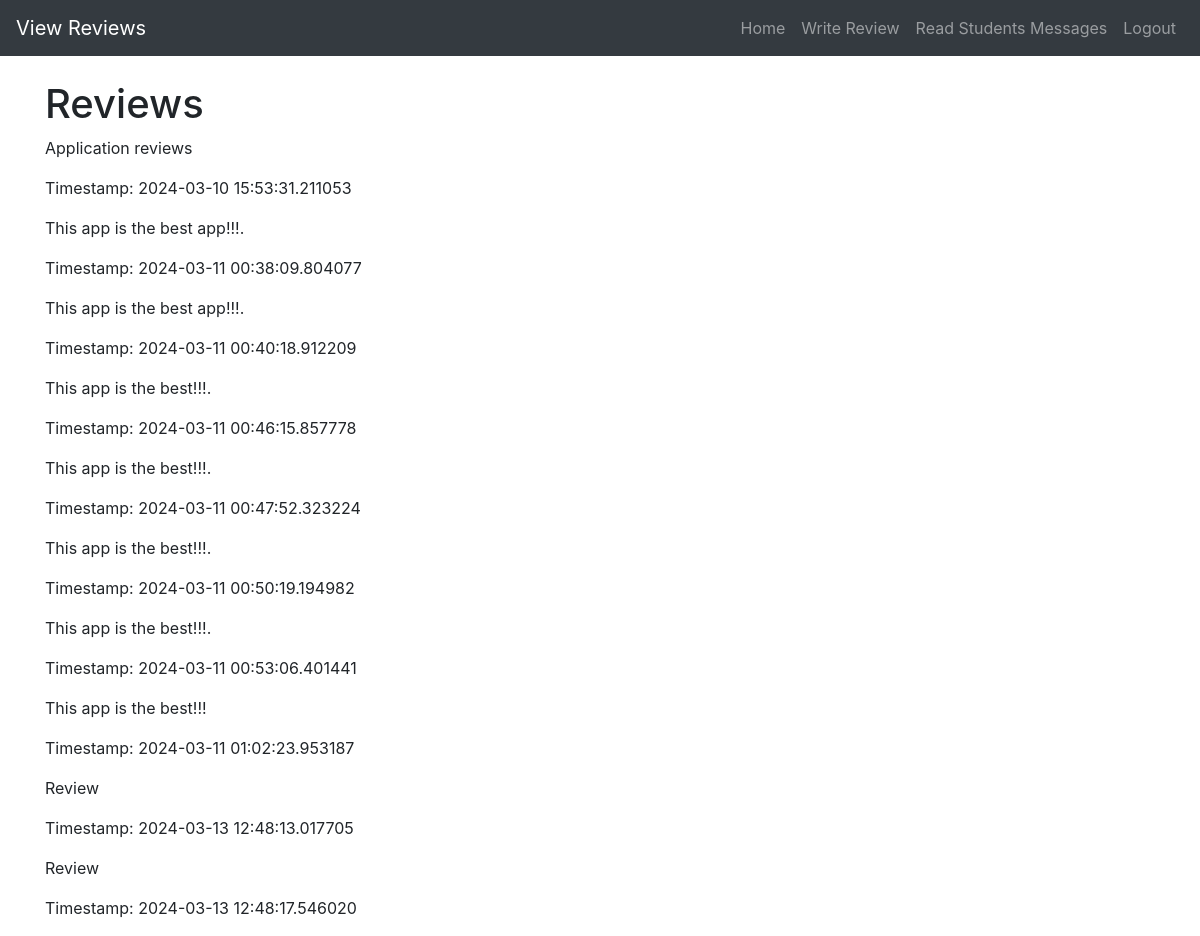
Screenshot of /viewreviews (signed in) with the database file from the repository.
### website/models.py (models this page shows)
class Review(db.Model):
    id = db.Column(db.Integer, primary_key=True)
    user_id = db.Column(db.Integer, db.ForeignKey('user.id'), nullable=False)
    content = db.Column(db.Text, nullable=False)
    timestamp = db.Column(db.DateTime, nullable=False, default=datetime.now)
    user = db.relationship('User', backref=db.backref('reviews', lazy=True))

### website/views.py (the view)
@views.route('/viewreviews', methods=['GET','POST'])
@login_required
def viewreviews():
   contents=Review.query.all()
   return render_template('viewreviews.html', contents=contents)

### website/templates/viewreviews.html (shortened to what this page needs)
<!DOCTYPE html>
<html lang="en">
<head>
    <link href="https://stackpath.bootstrapcdn.com/bootstrap/4.5.2/css/bootstrap.min.css" rel="stylesheet">
</head>
<body>
    <nav class="navbar navbar-expand-lg navbar-dark bg-dark">
        <a class="navbar-brand" href="#">View Reviews</a>
        <div class="collapse navbar-collapse" id="navbarNav">
            <ul class="navbar-nav ml-auto">
                <li class="nav-item">
                    <a class="nav-link" href="/home">Home</a>
                </li>
                <li class="nav-item">
                    <a class="nav-link" href="/writereview">Write Review</a>
                </li>
                <li class="nav-item">
                    <a class="nav-link" href="/notes">Read Students Messages</a>
                </li>
                <li class="nav-item">
                    <a class="nav-link" href="/logout">Logout</a>
                </li>
            </ul>
        </div>
    </nav>
    <div class="container">
        <h1 class="mt-4">Reviews</h1>
        {% for content in contents %}
        <div class="review">
            <p>{{ content.content }}</p>
            <p>Timestamp: {{ content.timestamp }}</p>
        </div>
        {% endfor %}
    </div>
</body>
</html>

### rows the page displays
Review: content "Application reviews", timestamp "2024-03-10 15:53:31.211053"
Review: content "This app is the best app!!!.", timestamp "2024-03-11 00:38:09.804077"
Review: content "This app is the best app!!!.", timestamp "2024-03-11 00:40:18.912209"
Review: content "This app is the best!!!.", timestamp "2024-03-11 00:46:15.857778"
Review: content "This app is the best!!!.", timestamp "2024-03-11 00:47:52.323224"
Review: content "This app is the best!!!.", timestamp "2024-03-11 00:50:19.194982"
Review: content "This app is the best!!!.", timestamp "2024-03-11 00:53:06.401441"
Review: content "This app is the best!!!", timestamp "2024-03-11 01:02:23.953187"
Review: content "Review", timestamp "2024-03-13 12:48:13.017705"
Review: content "Review", timestamp "2024-03-13 12:48:17.546020"
